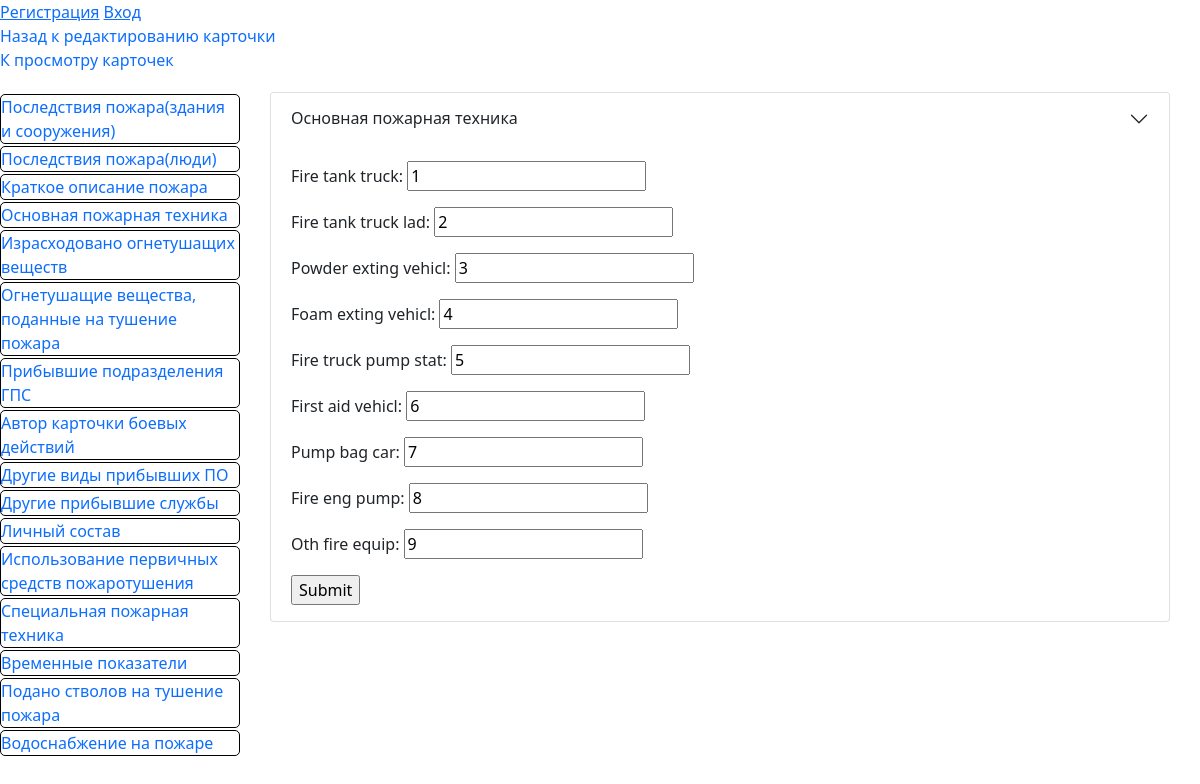
Screenshot of /card/1/fire-equip with the database file from the repository.
### fire/models.py (models this page shows)
class FireEquip(models.Model):
    card_id = models.OneToOneField(
        GeneralData, on_delete=models.CASCADE, primary_key=True
    )
    fire_tank_truck = models.IntegerField(null=False, blank=False)
    fire_tank_truck_lad = models.IntegerField(null=False, blank=False)
    powder_exting_vehicl = models.IntegerField(null=False, blank=False)
    foam_exting_vehicl = models.IntegerField(null=False, blank=False)
    fire_truck_pump_stat = models.IntegerField(null=False, blank=False)
    first_aid_vehicl = models.IntegerField(null=False, blank=False)
    pump_bag_car = models.IntegerField(null=False, blank=False)
    fire_eng_pump = models.IntegerField(null=False, blank=False)
    oth_fire_equip = models.IntegerField(null=False, blank=False)

### fire/views.py (the view)
# urls.py: path('card/<int:card_id>/fire-equip', views.fire_equip, name="fire-equip"),
def fire_equip(request, card_id):
    gd = get_object_or_404(GeneralData, card_id=card_id)
    fireequip = getattr(gd, "fireequip", None)
    if request.method == "POST":
        form = FireEquipForm(
            data=request.POST, initial={"card_id": gd}, instance=fireequip
        )
        if form.is_valid():
            new_fireequip = form.save(commit=False)
            if fireequip is None:
                new_fireequip.card_id = gd
            new_fireequip.save()
            return HttpResponseRedirect(resolve_url("fire-equip", card_id=card_id))
        else:
            return render(
                request, "fire_equip.html", context={"form": form, "card_id": card_id}
            )
    else:
        form = FireEquipForm(instance=fireequip)
    return render(
        request, "fire_equip.html", context={"form": form, "card_id": card_id}
    )

### fire/forms.py
class FireEquipForm(ModelForm):
    class Meta:
        model = FireEquip
        exclude = [
            "card_id",
        ]

### fire/templates/fire_equip.html (shortened to what this page needs)
{% extends 'base_card.html' %}
{% block card_info %}
<div class="accordion-item">
    <h2 class="accordion-header" id="panelsStayOpen-headingNine">
      <button
        class="accordion-button collapsed"
        type="button"
      >
        Основная пожарная техника
      </button>
    </h2>
    <div
      id="panelsStayOpen-collapseNine"
    >
      <div class="accordion-body">
        <form
          action={% url 'fire-equip' card_id %} method="POST">
          {{ form.as_p }}
          <input type="submit" value="Submit">
        </form
      </div>
    </div>
  </div>
  {% endblock card_info %}

### fire/static/main_style.css (style rules this page uses)
* { font-family: Noto Sans, sans-serif !important; }

### fire/static/style.css (style rules this page uses)
* { font-family: Noto Sans, sans-serif !important; }

### rows the page displays
FireEquip: fire_tank_truck "1", fire_tank_truck_lad "2", powder_exting_vehicl "3", foam_exting_vehicl "4", fire_truck_pump_stat "5", first_aid_vehicl "6", pump_bag_car "7", fire_eng_pump "8", oth_fire_equip "9"
